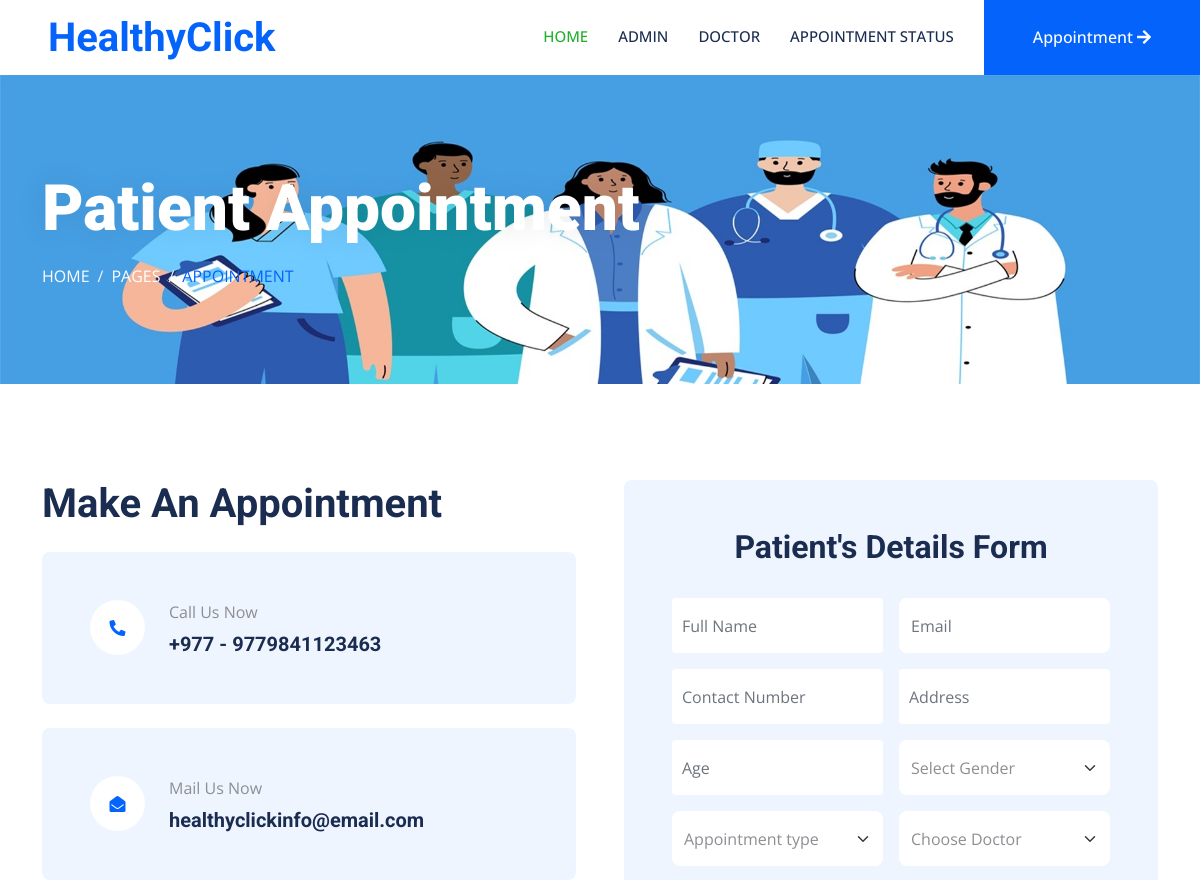
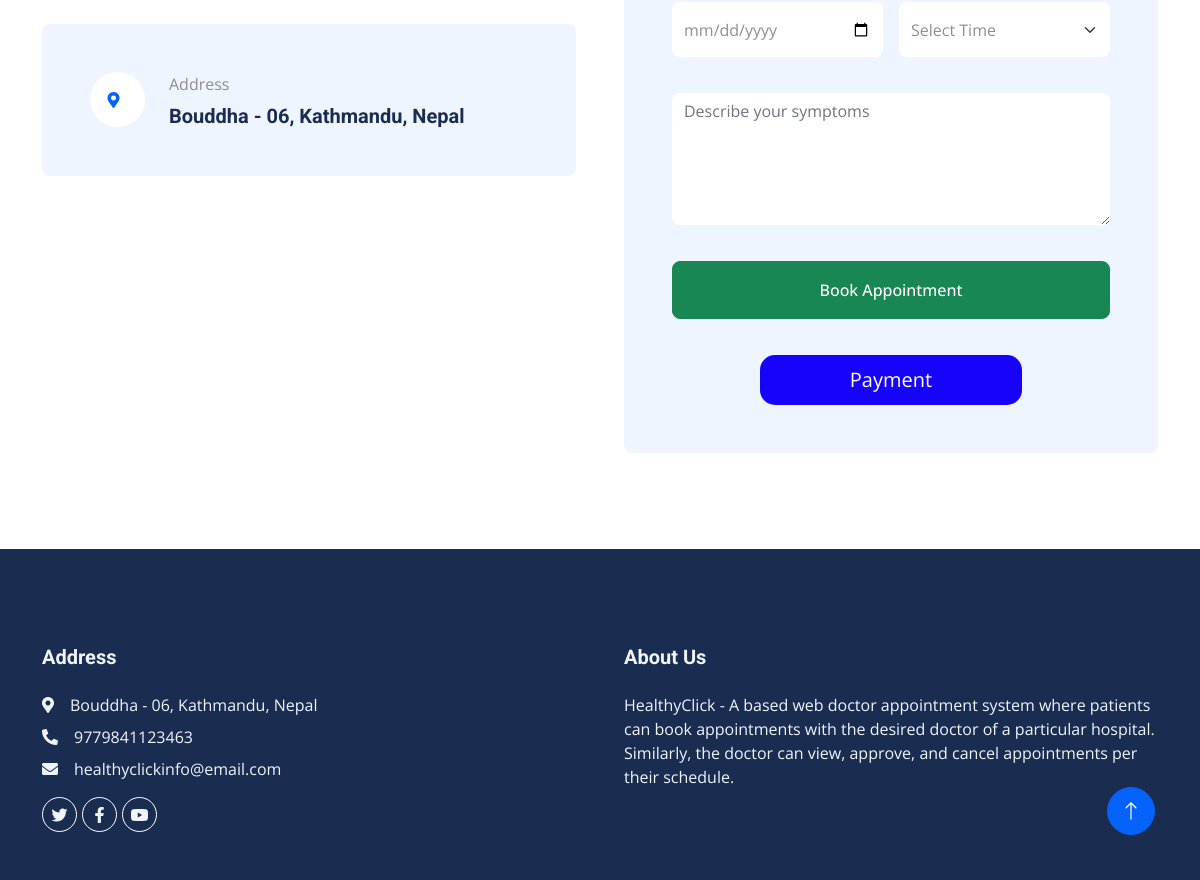
Page /userappointment/ on the committed database (2 pictures, top to bottom).
### dasapp/models.py (models this page shows, shortened)
class Page(models.Model):
    pagetitle = models.CharField(max_length=250)
    address = models.CharField(max_length=250)
    aboutus = models.TextField()
    email = models.EmailField(max_length=200)
    mobilenumber = models.IntegerField(default=0)
    created_at = models.DateTimeField(auto_now_add=True)
    updated_at = models.DateTimeField(auto_now=True)

### docappsystem/userviews.py (the view, shortened to what this page needs)
# urls.py: path("userappointment/", userviews.create_appointment, name="appointment"),
def create_appointment(request):
    doctorview = DoctorReg.objects.all()
    page = Page.objects.all()
    context = {"doctorview": doctorview, "page": page}
    return render(request, "appointment.html", context)

### templates/appointment.html (shortened to what this page needs)
{% extends 'userbase.html' %}
{% load static %}
{% block content %}
<div class="container-fluid page-header py-5 mb-5 wow fadeIn" data-wow-delay="0.1s">
    <div class="container py-5">
        <h1 class="display-3 text-white mb-3 animated slideInDown">Patient Appointment</h1>
        <nav aria-label="breadcrumb animated slideInDown">
            <ol class="breadcrumb text-uppercase mb-0">
                <li class="breadcrumb-item"><a class="text-white" href="#">Home</a></li>
                <li class="breadcrumb-item"><a class="text-white" href="#">Pages</a></li>
                <li class="breadcrumb-item text-primary active" aria-current="page">Appointment</li>
            </ol>
        </nav>
    </div>
</div>
<div class="container-xxl py-5">
    <div class="container">
        <div class="row g-5">
            <div class="col-lg-6 wow fadeInUp" data-wow-delay="0.1s">
                <h1 class="mb-4">Make An Appointment</h1>
                {% for i in page %}
                <div class="bg-light rounded d-flex align-items-center p-5 mb-4">
                    <div class="d-flex flex-shrink-0 align-items-center justify-content-center rounded-circle bg-white" style="width: 55px; height: 55px;">
                        <i class="fa fa-phone-alt text-primary"></i>
                    </div>
                    <div class="ms-4">
                        <p class="mb-2">Call Us Now</p>
                        <h5 class="mb-0">+977 - {{i.mobilenumber}}</h5>
                    </div>
                </div>
                <div class="bg-light rounded d-flex align-items-center p-5">
                    <div class="d-flex flex-shrink-0 align-items-center justify-content-center rounded-circle bg-white" style="width: 55px; height: 55px;">
                        <i class="fa fa-envelope-open text-primary"></i>
                    </div>
                    <div class="ms-4">
                        <p class="mb-2">Mail Us Now</p>
                        <h5 class="mb-0">{{i.email}}</h5>
                    </div>
                </div>
                <br>
                <div class="bg-light rounded d-flex align-items-center p-5">
                    <div class="d-flex flex-shrink-0 align-items-center justify-content-center rounded-circle bg-white" style="width: 55px; height: 55px;">
                        <i class="fa fa-map-marker-alt text-primary me-2"></i>
                    </div>
                    <div class="ms-4">
                        <p class="mb-2">Address</p>
                        <h5 class="mb-0">{{i.address}}</h5>
                    </div>
                </div>
            </div>{% endfor %}
            <div class="col-lg-6 wow fadeInUp" data-wow-delay="0.5s">
                <div class="bg-light rounded h-100 d-flex align-items-center p-5">
                    <form method="POST" action="{% url 'appointment' %}">
                        <div>
                            <h2><center>Patient's Details Form</center></h2>
                        </div>
                        <br>
                        <div class="row g-3">
                            <div class="col-12 col-sm-6">
                                <input type="text" class="form-control border-0" placeholder="Full Name" style="height: 55px;" name="fullname" required="true">
                            </div>
                            <div class="col-12 col-sm-6">
                                <input type="email" class="form-control border-0" placeholder="Email" style="height: 55px;" name="email" pattern="[^ @]*@[^ @]*" required="true">
                            </div>
                            <div class="col-12 col-sm-6">
                                <input type="text" class="form-control border-0" placeholder="Contact Number" style="height: 55px;" name="mobilenumber" maxlength="10" required="true">
                            </div>
                            <div class="col-12 col-sm-6">
                                <input type="text" class="form-control border-0" placeholder="Address" style="height: 55px;" name="address" maxlength="20" required="true">
                            </div>
                            <div class="col-12 col-sm-6">
                                <input type="text" class="form-control border-0" placeholder="Age" style="height: 55px;" name="age" maxlength="2" required="true">
                            </div>
                            <div class="col-12 col-sm-6">
                                <select class="form-select border-0" style="height: 55px;" name="gender" required="true">
                                    <option value="" disabled selected>Select Gender</option>
                                </select>
                            </div>
                            <div class="col-12 col-sm-6">
                                <select class="form-select border-0" style="height: 55px;" name="appointmenttype" required="true">
                                    <option value="" disabled selected>Appointment type</option>
                                </select>
                            </div>
                            <div class="col-12 col-sm-6">
                                <select class="form-select border-0" style="height: 55px;" name="doctor_id" required="true">
                                    <option selected>Choose Doctor</option>
                                </select>
                            </div>
                            <div class="col-12 col-sm-6">
                                <div class="date" id="date" data-target-input="nearest">
                                    <input type="date"
                                        class="form-control border-0 datetimepicker-input"
                                        placeholder="Choose Date" data-target="#date" data-toggle="datetimepicker" style="height: 55px;" name="date_of_appointment" required="true">
                                </div>
                            </div>
                            <div class="col-12 col-sm-6">
                                <select name="time_of_appointment" class="form-select border-0" style="height: 55px;" required>
                                    <option value="" disabled selected>Select Time</option>
                                </select>
                            </div>
                            <div class="col-12" style="padding-top: 20px;">
                                <textarea class="form-control border-0" rows="5" placeholder="Describe your symptoms" name="additional_msg" required="True"></textarea>
                            </div>
                            <div class="col-12" style="padding-top: 20px;">
                                <button class="btn btn-success w-100 py-3" type="submit">Book Appointment</button>
                            </div>
                            <div class="col-12" style="padding-top: 20px;" name="payment" align="center" style="display: none;">
                                <button type="button" class="btn-p" onClick="openPopup()">Payment</button>
                            </div>
                        </div>
                    </form>
                </div>
            </div>
        </div>
    </div>
</div>
{% endblock %}

### templates/userincludes/footer.html
{% load static %}
<div class="container-fluid bg-dark text-light footer mt-5 pt-5 wow fadeIn" data-wow-delay="0.1s">
    <div class="container py-5">
        <div class="row g-5">
            <div class="col-lg-6 col-md-6">
                <h5 class="text-light mb-4">Address</h5>
                {% for i in page %}
                <p class="mb-2"><i class="fa fa-map-marker-alt me-3"></i>{{i.address}}</p>
                <p class="mb-2"><i class="fa fa-phone-alt me-3"></i>{{i.mobilenumber}}</p>
                <p class="mb-2"><i class="fa fa-envelope me-3"></i>{{i.email}}</p>{% endfor %}
                <div class="d-flex pt-2">
                    <a class="btn btn-outline-light btn-social rounded-circle" href=""><i class="fab fa-twitter"></i></a>
                    <a class="btn btn-outline-light btn-social rounded-circle" href=""><i class="fab fa-facebook-f"></i></a>
                    <a class="btn btn-outline-light btn-social rounded-circle" href=""><i class="fab fa-youtube"></i></a>
                </div>
            </div>
            <div class="col-lg-6 col-md-6">
                <h5 class="text-light mb-4">About Us</h5>
                {% for i in page %}
                {{ i.aboutus }}{% endfor %}
            </div>
        </div>
    </div>
</div>
<a href="#" class="btn btn-lg btn-primary btn-lg-square rounded-circle back-to-top"><i class="bi bi-arrow-up"></i></a>

### static/css/style.css (style rules this page uses)
:root { --primary: #21af2b; --light: #EFF5FF; --dark: #1B2C51; }
.back-to-top { position: fixed; display: none; right: 45px; bottom: 45px; z-index: 99; }
.btn { font-weight: 500; transition: .5s; }
.btn.btn-primary, .btn.btn-secondary { color: #FFFFFF; }
.btn-lg-square { width: 48px; height: 48px; }
.btn-square, .btn-sm-square, .btn-lg-square { padding: 0; display: flex; align-items: center; justify-content: center; font-weight: normal; }
.page-header { background: url(../img/header-page.jpg) top center no-repeat; background-size: cover; text-shadow: 0 0 30px rgba(0, 0, 0, .1); }
.breadcrumb-item + .breadcrumb-item::before { color: var(--light); }
.footer .btn.btn-social { margin-right: 5px; width: 35px; height: 35px; display: flex; align-items: center; justify-content: center; color: var(--light); border: 1px solid #FFFFFF; transition: .3s; }

### templates/appointment.html (style rules this page uses)
.btn-p { width: 60%; padding: 10px; background-color: #1703fc; color: white; border: none; border-radius: 15px; cursor: pointer; font-size: 20px; align-items: center; text-decoration: none; }
input[type=text], input[type=number] { width: 100%; padding: 10px; border-radius: 4px; border: 1px solid #ccc; }

### rows in the picture
Page: mobilenumber "9779841123463", email "healthyclickinfo@email.com", address "Bouddha - 06, Kathmandu, Nepal", aboutus "HealthyClick - A based web doctor appointment system where patients can book appointments with the desired doctor of a particular hospital. Similarly, the doctor can view, approve, and cancel appointments per their schedule."
